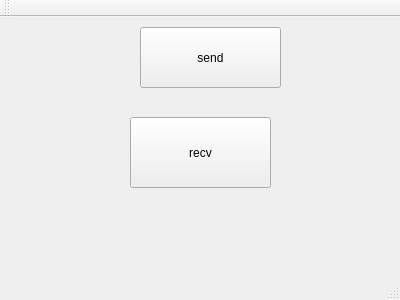
<?xml version="1.0" encoding="UTF-8"?>
<ui version="4.0">
 <class>MainWindow</class>
 <widget class="QMainWindow" name="MainWindow">
  <property name="geometry">
   <rect>
    <x>0</x>
    <y>0</y>
    <width>400</width>
    <height>300</height>
   </rect>
  </property>
  <property name="windowTitle">
   <string>MainWindow</string>
  </property>
  <widget class="QWidget" name="centralWidget">
   <widget class="QPushButton" name="pushButton">
    <property name="geometry">
     <rect>
      <x>140</x>
      <y>10</y>
      <width>141</width>
      <height>61</height>
     </rect>
    </property>
    <property name="text">
     <string>send</string>
    </property>
   </widget>
   <widget class="QPushButton" name="pushButton_2">
    <property name="geometry">
     <rect>
      <x>130</x>
      <y>100</y>
      <width>141</width>
      <height>71</height>
     </rect>
    </property>
    <property name="text">
     <string>recv</string>
    </property>
   </widget>
  </widget>
  <widget class="QMenuBar" name="menuBar">
   <property name="geometry">
    <rect>
     <x>0</x>
     <y>0</y>
     <width>400</width>
     <height>31</height>
    </rect>
   </property>
  </widget>
  <widget class="QToolBar" name="mainToolBar">
   <attribute name="toolBarArea">
    <enum>TopToolBarArea</enum>
   </attribute>
   <attribute name="toolBarBreak">
    <bool>false</bool>
   </attribute>
  </widget>
  <widget class="QStatusBar" name="statusBar"/>
 </widget>
 <layoutdefault spacing="6" margin="11"/>
 <resources/>
 <connections/>
</ui>
